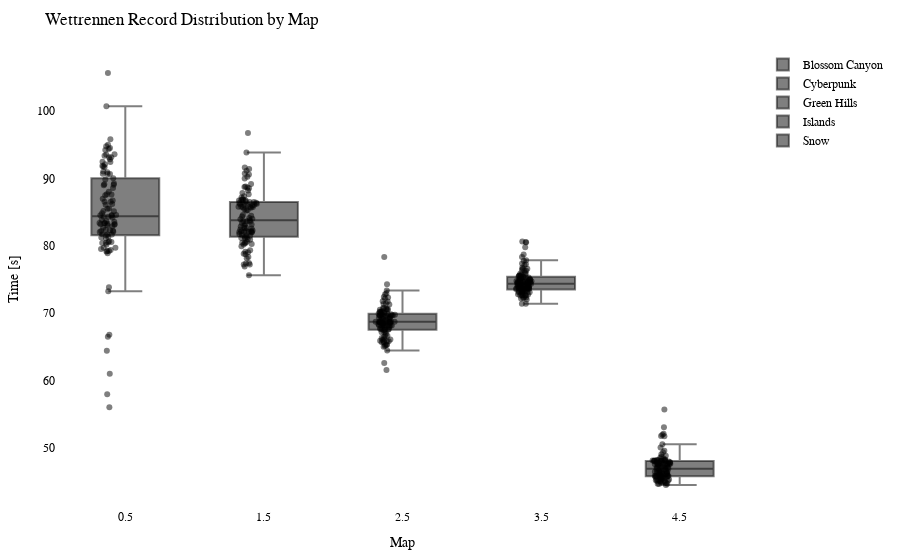

Source (notebook cell):
### Code cell
import plotly.graph_objects as go
import plotly.io as pio

df = getRecordsDataframe(minigame="Wettrennen")

# Calculate the offset for centering the data points
num_columns = len(df.columns)
offset = 0.5

# Create a Swarm plot using Plotly
fig = go.Figure()

for i, column in enumerate(df.columns):
    x_values = [i + offset] * len(df[column])  # Adjust x-values with offset for horizontal centering
    fig.add_trace(go.Box(x=x_values,
                         y=df[column],
                         name=column,
                         boxpoints='all',
                         pointpos=-0.5,  # Adjust point position to prevent overlapping
                         marker=dict(color='rgba(0,0,0,0.5)', size=6),  # Adjust marker color and size
                         hovertext=df.index,
                         hoverinfo='text+y'))

fig.update_layout(title="Wettrennen Record Distribution by Map",
                  xaxis=dict(title="Map"),
                  yaxis=dict(title="Time [s]"),
                  showlegend=True,
                  font=dict(family="Arial", size=12, color="black"),  # Customize font
                  plot_bgcolor="white",  # Set background color
                  margin=dict(l=50, r=50, t=50, b=50),  # Adjust margins for better layout
                  )

pio.show(fig)

pio.write_html(fig, "out/wettr_swarm_plot.html")

### Figure 1 — Plotly figure (JSON) as saved in the notebook; plotly's stock layout.template omitted (floating-point values rounded to 4 significant figures)
{"data": [{"boxpoints": "all", "hoverinfo": "text+y", "hovertext": ["20LeRe10", "2wc", "agowskyy", "Allooy", "Anni808", "Axollotel", "BacardiSprite", "bawskey", "BusinessBent", "ByNetherdude", "byTobi", "cediiiiii_10", "Chander24", "Chrisi20101", "crocodile1870", "cxl1lo", "DarkCobweb", "deadfiight", "DerBaumIstDerWeg", "Dokkkkko", "Ex4cted", "Falke23_5", "Feinberg", "ffawks", "Fflopse", "ForceFox", "Freeeedom", "frutigall", "GamemasterNiki", "GeneralEnte06", "Gerrygames", "Gobo9", "GrafikKatze", "Grapfen", "Gummibearchen", "H1ghsay", "h4nnes", "Harold_Sensemann", "HerrDante", "Jan2220", "JennieKim", "jimmi1410", "JOW23", "Joy_8oy", "JustK1lling", "KakaMC", "Kanickelul", "Keenaai", "Kokochampi", "Kokochampo", "Kopfradio", "Krusti", "Kyuudo", "La_meleagro", "LeWi_100", "Livgo", "lizsyy", "LordAlexos", "loukrativ", "Lubottus", "Luis_XYZ", "M0orey_0", "marbrueck", "Martomias", "Mincheeen", "MrNulfred", "Mvsk_", "myshq", "Nexilus", "Ninivee", "officialryzon", "Oronor", "PedroZockt", "Picutar", "PixlNight", "PolizeiDreamy", "Radattel", "Radiokopf", "Raefinzs", "Ritokii", "rXzEr_Justin", "Sackkerl", "SB387", "ScreamingBlatz", "Sebi1801", "Seemops_8", "Sey__", "Shiewk", "Snitcherella", "SpeckyCut", "StaudammAusHolz", "TheBreadHD", "TheFabo", "Tomiokey", "twitchparaskiill", "Txlentierter", "T_Niko_T", "Umgfoin", "WachtelWachtel", "WirdNichtGeladen", "Wissender", "xBaumeisterin", "xX_Dima_ggg_Xx6", "xX_Masha_ggg_Xx9", "yzvm", "zTotito", "_n3d", "_Waldi_"], "marker": {"color": "rgba(0,0,0,0.5)", "size": 6}, "name": "Blossom Canyon", "pointpos": -0.5, "type": "box", "x": [0.5, 0.5, 0.5, 0.5, 0.5, 0.5, 0.5, 0.5, 0.5, 0.5, 0.5, 0.5, 0.5, 0.5, 0.5, 0.5, 0.5, 0.5, 0.5, 0.5, 0.5, 0.5, 0.5, 0.5, 0.5, 0.5, 0.5, 0.5, 0.5, 0.5, 0.5, 0.5, 0.5, 0.5, 0.5, 0.5, 0.5, 0.5, 0.5, 0.5, 0.5, 0.5, 0.5, 0.5, 0.5, 0.5, 0.5, 0.5, 0.5, 0.5, 0.5, 0.5, 0.5, 0.5, 0.5, 0.5, 0.5, 0.5, 0.5, 0.5, 0.5, 0.5, 0.5, 0.5, 0.5, 0.5, 0.5, 0.5, 0.5, 0.5, 0.5, 0.5, 0.5, 0.5, 0.5, 0.5, 0.5, 0.5, 0.5, 0.5, 0.5, 0.5, 0.5, 0.5, 0.5, 0.5, 0.5, 0.5, 0.5, 0.5, 0.5, 0.5, 0.5, 0.5, 0.5, 0.5, 0.5, 0.5, 0.5, 0.5, 0.5, 0.5, 0.5, 0.5, 0.5, 0.5, 0.5, 0.5], "y": [88.01, 94.99, 90.64, 90.67, 82.91, 90.02, 81.72, 81.66, 94.5, null, 88.57, 78.88, 87.48, 82.06, 83.21, 83.1, 91.03, 92.47, 89.85, 85.16, 81.09, 89.06, null, 79.72, 56.03, 89.25, 79.52, 89.11, 83.22, 73.25, 94.35, 61.01, 79.69, 81.56, 64.39, 85.48, 84.31, 91.8, 80.57, 82.18, 86.54, 86.52, 84.58, 82.05, 82.69, 85.55, null, 94.2, 93.57, 93.36, 86.73, 93.13, 80.15, 100.7, 57.95, 91.63, 79.2, 90.66, 105.7, 80.45, 84.44, 84.54, 83.06, 83.39, 66.77, 83.58, 90.9, 79.16, 87.59, 82.23, 82.29, 94.76, 79.35, 73.84, 83.65, 95.8, 92.09, 84.81, 83.32, 92.43, 83.25, 84.31, 83.39, 85.12, null, 82.36, 81.22, 80.39, 86.19, null, 92.86, 93.56, null, 88.99, 93.15, 80.66, 86.98, 81.31, 81.66, 86.08, 84.2, 66.49, 83.86, 87.63, 79.21, 84.57, 80.53, 91.83]}, {"boxpoints": "all", "hoverinfo": "text+y", "hovertext": ["20LeRe10", "2wc", "agowskyy", "Allooy", "Anni808", "Axollotel", "BacardiSprite", "bawskey", "BusinessBent", "ByNetherdude", "byTobi", "cediiiiii_10", "Chander24", "Chrisi20101", "crocodile1870", "cxl1lo", "DarkCobweb", "deadfiight", "DerBaumIstDerWeg", "Dokkkkko", "Ex4cted", "Falke23_5", "Feinberg", "ffawks", "Fflopse", "ForceFox", "Freeeedom", "frutigall", "GamemasterNiki", "GeneralEnte06", "Gerrygames", "Gobo9", "GrafikKatze", "Grapfen", "Gummibearchen", "H1ghsay", "h4nnes", "Harold_Sensemann", "HerrDante", "Jan2220", "JennieKim", "jimmi1410", "JOW23", "Joy_8oy", "JustK1lling", "KakaMC", "Kanickelul", "Keenaai", "Kokochampi", "Kokochampo", "Kopfradio", "Krusti", "Kyuudo", "La_meleagro", "LeWi_100", "Livgo", "lizsyy", "LordAlexos", "loukrativ", "Lubottus", "Luis_XYZ", "M0orey_0", "marbrueck", "Martomias", "Mincheeen", "MrNulfred", "Mvsk_", "myshq", "Nexilus", "Ninivee", "officialryzon", "Oronor", "PedroZockt", "Picutar", "PixlNight", "PolizeiDreamy", "Radattel", "Radiokopf", "Raefinzs", "Ritokii", "rXzEr_Justin", "Sackkerl", "SB387", "ScreamingBlatz", "Sebi1801", "Seemops_8", "Sey__", "Shiewk", "Snitcherella", "SpeckyCut", "StaudammAusHolz", "TheBreadHD", "TheFabo", "Tomiokey", "twitchparaskiill", "Txlentierter", "T_Niko_T", "Umgfoin", "WachtelWachtel", "WirdNichtGeladen", "Wissender", "xBaumeisterin", "xX_Dima_ggg_Xx6", "xX_Masha_ggg_Xx9", "yzvm", "zTotito", "_n3d", "_Waldi_"], "marker": {"color": "rgba(0,0,0,0.5)", "size": 6}, "name": "Cyberpunk", "pointpos": -0.5, "type": "box", "x": [1.5, 1.5, 1.5, 1.5, 1.5, 1.5, 1.5, 1.5, 1.5, 1.5, 1.5, 1.5, 1.5, 1.5, 1.5, 1.5, 1.5, 1.5, 1.5, 1.5, 1.5, 1.5, 1.5, 1.5, 1.5, 1.5, 1.5, 1.5, 1.5, 1.5, 1.5, 1.5, 1.5, 1.5, 1.5, 1.5, 1.5, 1.5, 1.5, 1.5, 1.5, 1.5, 1.5, 1.5, 1.5, 1.5, 1.5, 1.5, 1.5, 1.5, 1.5, 1.5, 1.5, 1.5, 1.5, 1.5, 1.5, 1.5, 1.5, 1.5, 1.5, 1.5, 1.5, 1.5, 1.5, 1.5, 1.5, 1.5, 1.5, 1.5, 1.5, 1.5, 1.5, 1.5, 1.5, 1.5, 1.5, 1.5, 1.5, 1.5, 1.5, 1.5, 1.5, 1.5, 1.5, 1.5, 1.5, 1.5, 1.5, 1.5, 1.5, 1.5, 1.5, 1.5, 1.5, 1.5, 1.5, 1.5, 1.5, 1.5, 1.5, 1.5, 1.5, 1.5, 1.5, 1.5, 1.5, 1.5], "y": [90.74, 86.5, 86.55, 85.22, 81.29, 82.65, 81.13, 82.12, 88.78, null, 85.96, 78.8, 86.5, 81.63, 84.11, 83.38, 82.16, 89.15, 81.73, 82.56, 80.89, 89.96, 86.17, 79.91, 75.62, 86.4, 80.39, 83.65, 82.21, 79.34, 81.29, 77.44, 82.4, 81.48, 76.92, 85.76, 84.34, 82.65, 80.25, 81.96, 86.1, 85.72, 82.03, 85.78, 80.43, 82.09, null, 86.1, 91.4, 91.62, 96.73, 86.04, 77.37, 88.21, 82.27, 88.52, 79.05, 85.66, 91.14, 83.64, 85.28, 84.57, 87.15, 82.07, 81.49, 86.33, 85.43, 77.2, 85.79, 82.86, null, 86.48, 78.35, 81.14, 83.14, 90.23, 86.89, 90.57, 82.95, 86.78, 83.61, 84.44, 83.22, 83.92, null, 88.72, 78.16, 80.58, 80.44, 93.86, 87.35, 88.65, 87.82, 86.22, 86.75, null, 85.74, 80.17, 77.23, 83.99, 82.06, 80.94, 83.78, 86.7, 79.11, 86.82, 78.75, 87.64]}, {"boxpoints": "all", "hoverinfo": "text+y", "hovertext": ["20LeRe10", "2wc", "agowskyy", "Allooy", "Anni808", "Axollotel", "BacardiSprite", "bawskey", "BusinessBent", "ByNetherdude", "byTobi", "cediiiiii_10", "Chander24", "Chrisi20101", "crocodile1870", "cxl1lo", "DarkCobweb", "deadfiight", "DerBaumIstDerWeg", "Dokkkkko", "Ex4cted", "Falke23_5", "Feinberg", "ffawks", "Fflopse", "ForceFox", "Freeeedom", "frutigall", "GamemasterNiki", "GeneralEnte06", "Gerrygames", "Gobo9", "GrafikKatze", "Grapfen", "Gummibearchen", "H1ghsay", "h4nnes", "Harold_Sensemann", "HerrDante", "Jan2220", "JennieKim", "jimmi1410", "JOW23", "Joy_8oy", "JustK1lling", "KakaMC", "Kanickelul", "Keenaai", "Kokochampi", "Kokochampo", "Kopfradio", "Krusti", "Kyuudo", "La_meleagro", "LeWi_100", "Livgo", "lizsyy", "LordAlexos", "loukrativ", "Lubottus", "Luis_XYZ", "M0orey_0", "marbrueck", "Martomias", "Mincheeen", "MrNulfred", "Mvsk_", "myshq", "Nexilus", "Ninivee", "officialryzon", "Oronor", "PedroZockt", "Picutar", "PixlNight", "PolizeiDreamy", "Radattel", "Radiokopf", "Raefinzs", "Ritokii", "rXzEr_Justin", "Sackkerl", "SB387", "ScreamingBlatz", "Sebi1801", "Seemops_8", "Sey__", "Shiewk", "Snitcherella", "SpeckyCut", "StaudammAusHolz", "TheBreadHD", "TheFabo", "Tomiokey", "twitchparaskiill", "Txlentierter", "T_Niko_T", "Umgfoin", "WachtelWachtel", "WirdNichtGeladen", "Wissender", "xBaumeisterin", "xX_Dima_ggg_Xx6", "xX_Masha_ggg_Xx9", "yzvm", "zTotito", "_n3d", "_Waldi_"], "marker": {"color": "rgba(0,0,0,0.5)", "size": 6}, "name": "Green Hills", "pointpos": -0.5, "type": "box", "x": [2.5, 2.5, 2.5, 2.5, 2.5, 2.5, 2.5, 2.5, 2.5, 2.5, 2.5, 2.5, 2.5, 2.5, 2.5, 2.5, 2.5, 2.5, 2.5, 2.5, 2.5, 2.5, 2.5, 2.5, 2.5, 2.5, 2.5, 2.5, 2.5, 2.5, 2.5, 2.5, 2.5, 2.5, 2.5, 2.5, 2.5, 2.5, 2.5, 2.5, 2.5, 2.5, 2.5, 2.5, 2.5, 2.5, 2.5, 2.5, 2.5, 2.5, 2.5, 2.5, 2.5, 2.5, 2.5, 2.5, 2.5, 2.5, 2.5, 2.5, 2.5, 2.5, 2.5, 2.5, 2.5, 2.5, 2.5, 2.5, 2.5, 2.5, 2.5, 2.5, 2.5, 2.5, 2.5, 2.5, 2.5, 2.5, 2.5, 2.5, 2.5, 2.5, 2.5, 2.5, 2.5, 2.5, 2.5, 2.5, 2.5, 2.5, 2.5, 2.5, 2.5, 2.5, 2.5, 2.5, 2.5, 2.5, 2.5, 2.5, 2.5, 2.5, 2.5, 2.5, 2.5, 2.5, 2.5, 2.5], "y": [72.91, 66.46, 69.39, 70.74, 68.51, 71.75, 67.63, 68.13, 72.19, 72.38, 68.71, 64.44, 72.31, 68.72, 69.35, 68.17, 68.64, 70.44, 68.59, 68.66, 65.83, 68.91, 68.72, 66.08, 65.25, 70.64, 66.57, 68.76, 69.47, 67.17, 61.56, 62.59, 68.7, 67.75, 65.82, 70.21, 67.61, 68.2, 65.0, 68.18, 69.25, 69.74, 67.11, 69.89, 66.64, 65.83, 71.73, 68.74, 70.61, 70.17, 71.28, 69.21, 66.1, 69.67, 65.34, 72.8, 65.91, 70.06, 78.34, 67.27, 68.7, 70.13, 70.29, 67.59, 68.22, 69.66, 70.57, 66.31, 68.15, 69.16, null, 69.36, 65.1, 68.19, 67.93, 69.66, 69.26, 69.84, 69.83, 68.53, 68.97, 70.16, 68.65, 68.73, 71.34, 69.43, 67.46, 66.06, 73.36, 70.7, 69.63, 74.3, 71.43, 69.89, 68.38, null, 65.64, 66.94, 68.1, 68.28, 67.58, 67.51, 69.9, 69.67, 65.26, 70.49, 65.67, 68.09]}, {"boxpoints": "all", "hoverinfo": "text+y", "hovertext": ["20LeRe10", "2wc", "agowskyy", "Allooy", "Anni808", "Axollotel", "BacardiSprite", "bawskey", "BusinessBent", "ByNetherdude", "byTobi", "cediiiiii_10", "Chander24", "Chrisi20101", "crocodile1870", "cxl1lo", "DarkCobweb", "deadfiight", "DerBaumIstDerWeg", "Dokkkkko", "Ex4cted", "Falke23_5", "Feinberg", "ffawks", "Fflopse", "ForceFox", "Freeeedom", "frutigall", "GamemasterNiki", "GeneralEnte06", "Gerrygames", "Gobo9", "GrafikKatze", "Grapfen", "Gummibearchen", "H1ghsay", "h4nnes", "Harold_Sensemann", "HerrDante", "Jan2220", "JennieKim", "jimmi1410", "JOW23", "Joy_8oy", "JustK1lling", "KakaMC", "Kanickelul", "Keenaai", "Kokochampi", "Kokochampo", "Kopfradio", "Krusti", "Kyuudo", "La_meleagro", "LeWi_100", "Livgo", "lizsyy", "LordAlexos", "loukrativ", "Lubottus", "Luis_XYZ", "M0orey_0", "marbrueck", "Martomias", "Mincheeen", "MrNulfred", "Mvsk_", "myshq", "Nexilus", "Ninivee", "officialryzon", "Oronor", "PedroZockt", "Picutar", "PixlNight", "PolizeiDreamy", "Radattel", "Radiokopf", "Raefinzs", "Ritokii", "rXzEr_Justin", "Sackkerl", "SB387", "ScreamingBlatz", "Sebi1801", "Seemops_8", "Sey__", "Shiewk", "Snitcherella", "SpeckyCut", "StaudammAusHolz", "TheBreadHD", "TheFabo", "Tomiokey", "twitchparaskiill", "Txlentierter", "T_Niko_T", "Umgfoin", "WachtelWachtel", "WirdNichtGeladen", "Wissender", "xBaumeisterin", "xX_Dima_ggg_Xx6", "xX_Masha_ggg_Xx9", "yzvm", "zTotito", "_n3d", "_Waldi_"], "marker": {"color": "rgba(0,0,0,0.5)", "size": 6}, "name": "Islands", "pointpos": -0.5, "type": "box", "x": [3.5, 3.5, 3.5, 3.5, 3.5, 3.5, 3.5, 3.5, 3.5, 3.5, 3.5, 3.5, 3.5, 3.5, 3.5, 3.5, 3.5, 3.5, 3.5, 3.5, 3.5, 3.5, 3.5, 3.5, 3.5, 3.5, 3.5, 3.5, 3.5, 3.5, 3.5, 3.5, 3.5, 3.5, 3.5, 3.5, 3.5, 3.5, 3.5, 3.5, 3.5, 3.5, 3.5, 3.5, 3.5, 3.5, 3.5, 3.5, 3.5, 3.5, 3.5, 3.5, 3.5, 3.5, 3.5, 3.5, 3.5, 3.5, 3.5, 3.5, 3.5, 3.5, 3.5, 3.5, 3.5, 3.5, 3.5, 3.5, 3.5, 3.5, 3.5, 3.5, 3.5, 3.5, 3.5, 3.5, 3.5, 3.5, 3.5, 3.5, 3.5, 3.5, 3.5, 3.5, 3.5, 3.5, 3.5, 3.5, 3.5, 3.5, 3.5, 3.5, 3.5, 3.5, 3.5, 3.5, 3.5, 3.5, 3.5, 3.5, 3.5, 3.5, 3.5, 3.5, 3.5, 3.5, 3.5, 3.5], "y": [77.24, 72.8, 76.29, 74.27, 73.67, 73.99, 74.3, 74.08, 75.3, null, 73.77, 71.41, 75.74, 73.99, 73.85, 74.99, 73.09, 75.61, 73.43, 75.52, 72.78, 74.57, 74.75, 72.97, 72.62, 74.17, 73.08, 74.97, 74.46, 73.85, 73.1, 72.02, 75.42, 73.45, 73.51, 75.39, 74.1, 74.75, 72.17, 74.33, 73.66, 76.29, 72.64, 75.04, null, 72.6, 80.52, 75.82, 75.54, 78.72, 74.76, 77.15, 73.75, 80.52, 72.24, 76.57, 72.6, 75.56, 77.84, 72.33, 74.94, 74.7, 74.5, 73.57, 73.82, 75.04, 74.62, 71.37, 74.64, 73.22, 75.2, 74.64, 73.1, 73.54, 73.58, 75.28, 74.37, 76.72, 75.41, 78.33, 74.67, 73.69, 73.59, 74.11, 80.62, 74.79, 73.28, 73.14, 74.28, 75.89, 74.36, 77.76, 79.79, 77.36, 76.59, 74.16, 75.97, 73.27, 73.69, 74.53, 72.7, 73.14, 74.72, 76.4, 72.33, 74.67, 73.83, 74.84]}, {"boxpoints": "all", "hoverinfo": "text+y", "hovertext": ["20LeRe10", "2wc", "agowskyy", "Allooy", "Anni808", "Axollotel", "BacardiSprite", "bawskey", "BusinessBent", "ByNetherdude", "byTobi", "cediiiiii_10", "Chander24", "Chrisi20101", "crocodile1870", "cxl1lo", "DarkCobweb", "deadfiight", "DerBaumIstDerWeg", "Dokkkkko", "Ex4cted", "Falke23_5", "Feinberg", "ffawks", "Fflopse", "ForceFox", "Freeeedom", "frutigall", "GamemasterNiki", "GeneralEnte06", "Gerrygames", "Gobo9", "GrafikKatze", "Grapfen", "Gummibearchen", "H1ghsay", "h4nnes", "Harold_Sensemann", "HerrDante", "Jan2220", "JennieKim", "jimmi1410", "JOW23", "Joy_8oy", "JustK1lling", "KakaMC", "Kanickelul", "Keenaai", "Kokochampi", "Kokochampo", "Kopfradio", "Krusti", "Kyuudo", "La_meleagro", "LeWi_100", "Livgo", "lizsyy", "LordAlexos", "loukrativ", "Lubottus", "Luis_XYZ", "M0orey_0", "marbrueck", "Martomias", "Mincheeen", "MrNulfred", "Mvsk_", "myshq", "Nexilus", "Ninivee", "officialryzon", "Oronor", "PedroZockt", "Picutar", "PixlNight", "PolizeiDreamy", "Radattel", "Radiokopf", "Raefinzs", "Ritokii", "rXzEr_Justin", "Sackkerl", "SB387", "ScreamingBlatz", "Sebi1801", "Seemops_8", "Sey__", "Shiewk", "Snitcherella", "SpeckyCut", "StaudammAusHolz", "TheBreadHD", "TheFabo", "Tomiokey", "twitchparaskiill", "Txlentierter", "T_Niko_T", "Umgfoin", "WachtelWachtel", "WirdNichtGeladen", "Wissender", "xBaumeisterin", "xX_Dima_ggg_Xx6", "xX_Masha_ggg_Xx9", "yzvm", "zTotito", "_n3d", "_Waldi_"], "marker": {"color": "rgba(0,0,0,0.5)", "size": 6}, "name": "Snow", "pointpos": -0.5, "type": "box", "x": [4.5, 4.5, 4.5, 4.5, 4.5, 4.5, 4.5, 4.5, 4.5, 4.5, 4.5, 4.5, 4.5, 4.5, 4.5, 4.5, 4.5, 4.5, 4.5, 4.5, 4.5, 4.5, 4.5, 4.5, 4.5, 4.5, 4.5, 4.5, 4.5, 4.5, 4.5, 4.5, 4.5, 4.5, 4.5, 4.5, 4.5, 4.5, 4.5, 4.5, 4.5, 4.5, 4.5, 4.5, 4.5, 4.5, 4.5, 4.5, 4.5, 4.5, 4.5, 4.5, 4.5, 4.5, 4.5, 4.5, 4.5, 4.5, 4.5, 4.5, 4.5, 4.5, 4.5, 4.5, 4.5, 4.5, 4.5, 4.5, 4.5, 4.5, 4.5, 4.5, 4.5, 4.5, 4.5, 4.5, 4.5, 4.5, 4.5, 4.5, 4.5, 4.5, 4.5, 4.5, 4.5, 4.5, 4.5, 4.5, 4.5, 4.5, 4.5, 4.5, 4.5, 4.5, 4.5, 4.5, 4.5, 4.5, 4.5, 4.5, 4.5, 4.5, 4.5, 4.5, 4.5, 4.5, 4.5, 4.5], "y": [48.05, 44.78, 48.83, 48.16, 46.5, 47.57, 46.92, 46.42, 48.46, 55.7, 48.08, 44.68, 52.08, 48.27, 47.79, 46.67, 46.3, 48.19, 45.81, 46.13, 45.21, 46.33, 51.73, 45.0, 44.64, 53.07, 45.21, 47.07, 47.54, 44.97, 45.85, 44.47, 45.1, 45.77, 45.13, 48.13, 46.17, 47.3, 45.06, 45.86, 45.77, 47.86, 46.51, 48.07, 45.61, 45.83, 50.04, 47.12, 51.93, 49.33, 49.55, 47.65, 46.51, 48.68, 45.31, 50.52, 44.67, 47.31, null, 45.48, 46.28, 48.12, 46.79, 45.62, 45.8, 48.15, 48.12, 44.88, 47.18, 45.62, null, 47.81, 45.3, 46.0, 45.96, 47.71, 47.87, 47.46, 46.54, 47.39, 47.09, 46.47, 47.52, 47.59, 48.05, 46.1, 45.79, 45.52, 47.06, 47.59, 46.78, 51.75, 47.96, 48.05, 46.89, null, 47.62, 45.49, 45.03, 47.57, 45.88, 45.62, 48.51, 49.05, 44.77, 46.54, 45.29, 48.2]}], "layout": {"font": {"color": "black", "family": "Arial", "size": 12}, "margin": {"b": 50, "l": 50, "r": 50, "t": 50}, "plot_bgcolor": "white", "showlegend": true, "title": {"text": "Wettrennen Record Distribution by Map"}, "xaxis": {"title": {"text": "Map"}}, "yaxis": {"title": {"text": "Time [s]"}}}}
